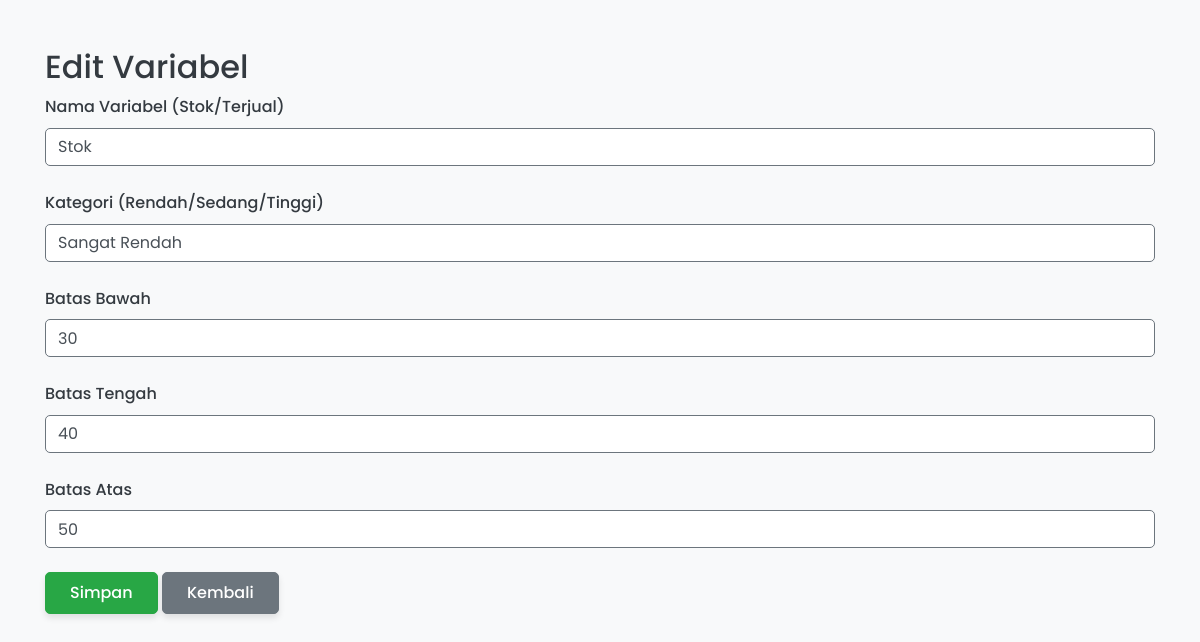
The app's page /roti/edit_variable/1 with its own data.
### tables this page shows
CREATE TABLE IF NOT EXISTS `fuzzy_variables` (
  `id` int NOT NULL AUTO_INCREMENT,
  `nama` varchar(50) NOT NULL,
  `kategori` varchar(50) NOT NULL,
  `batas_bawah` int NOT NULL,
  `batas_tengah` int NOT NULL,
  `batas_atas` int NOT NULL,
  PRIMARY KEY (`id`)
);

### application/controllers/Roti.php (called while the page is built, shortened)
<?php
class Roti extends CI_Controller {
    public function __construct() {
        $this->load->model('Roti_model');
        $this->load->helper('url');
    }
    public function edit_variable($id) {
        $data['variable'] = $this->Roti_model->get_fuzzy_variables()[$id - 1];
        $this->load->view('add_variable', $data);
    }
}

### index.php (called while the page is built, shortened)
<?php
require_once BASEPATH.'core/CodeIgniter.php';

### application/models/Roti_model.php (called while the page is built, shortened)
<?php
class Roti_model extends CI_Model {
    public function get_fuzzy_variables() {
        return $this->db->get('fuzzy_variables')->result();
    }
}

### application/views/add_variable.php (the view, shortened to what this page needs)
<!DOCTYPE html>
<html lang="en">
<head>
   <link rel="stylesheet" href="https://cdn.jsdelivr.net/npm/bootstrap@4.6.2/dist/css/bootstrap.min.css">
   <link rel="stylesheet" href="<?php echo base_url('assets/styles.css') ?>">
</head>
<body>
    <div class="container mt-5">
        <h2><?= isset($variable) ? 'Edit Variabel' : 'Tambah Variabel' ?></h2>
        <form method="post" class="needs-validation" novalidate>
            <div class="form-group">
                <label>Nama Variabel (Stok/Terjual)</label>
                <input type="text" name="nama" class="form-control" value="<?= isset($variable->nama) ? $variable->nama : '' ?>" required>
            </div>
            <div class="form-group">
                <label>Kategori (Rendah/Sedang/Tinggi)</label>
                <input type="text" name="kategori" class="form-control" value="<?= isset($variable->kategori) ? $variable->kategori : '' ?>" required>
            </div>
            <div class="form-group">
                <label>Batas Bawah</label>
                <input type="number" name="batas_bawah" class="form-control" value="<?= isset($variable->batas_bawah) ? $variable->batas_bawah : '' ?>" required>
            </div>
            <div class="form-group">
                <label>Batas Tengah</label>
                <input type="number" name="batas_tengah" class="form-control" value="<?= isset($variable->batas_tengah) ? $variable->batas_tengah : '' ?>" required>
            </div>
            <div class="form-group">
                <label>Batas Atas</label>
                <input type="number" name="batas_atas" class="form-control" value="<?= isset($variable->batas_atas) ? $variable->batas_atas : '' ?>" required>
            </div>
            <button type="submit" class="btn btn-success">Simpan</button>
            <a href="<?= base_url('roti/fuzzy_variables') ?>" class="btn btn-secondary">Kembali</a>
        </form>
    </div>
</body>
</html>

### assets/styles.css (style rules this page uses)
:root { --primary-color: #007bff; --secondary-color: #6c757d; --success-color: #28a745; --info-color: #17a2b8; --warning-color: #ffc107; --danger-color: #dc3545; --light-color: #f8f9fa; --dark-color: #343a40; --font-family: 'Poppins', sans-serif; --transition-speed: 0.3s; --box-shadow-light: 0 4px 6px rgba(0, 0, 0, 0.1); --box-shadow-hover: 0 8px 16px rgba(0, 0, 0, 0.2); }
body { font-family: var(--font-family); background-color: var(--light-color); color: var(--dark-color); line-height: 1.6; transition: background-color var(--transition-speed); }
.btn { font-weight: 500; padding: 0.5rem 1.5rem; border-radius: 5px; transition: all var(--transition-speed); box-shadow: var(--box-shadow-light); }
.form-group { margin-bottom: 1.5rem; }
.form-control { border-radius: 5px; border: 1px solid var(--secondary-color); padding: 0.75rem; transition: border-color var(--transition-speed), box-shadow var(--transition-speed); }
.form-group label { font-weight: 500; margin-bottom: 0.5rem; display: block; }

### records on screen
fuzzy_variables: nama "Stok", kategori "Sangat Rendah", batas_bawah "30", batas_tengah "40", batas_atas "50"
